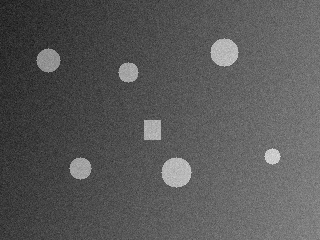
#> input picture labs/samples/01_objects_uneven_light.png, 320 x 240 px
$ python lab03_profiles.py --image samples/01_objects_uneven_light.png
#> lines starting #> are read from the running program, lines starting #| are printed output that depends on the picture
### labs/common.py
"""Общие утилиты: ввод, шум, метрики, тестовые изображения, графики."""
import argparse
import os
import time

import cv2
import matplotlib
import numpy as np

matplotlib.use("Agg")
import matplotlib.pyplot as plt  # noqa: E402


def load(path, color=False):
    """Загрузить изображение (ошибка, если файла нет или он не читается)."""
    if not os.path.isfile(path):
        raise FileNotFoundError(f"Файл не найден: {path}")
    img = cv2.imread(path, cv2.IMREAD_COLOR if color else cv2.IMREAD_GRAYSCALE)
    if img is None:
        raise ValueError(f"Не удалось прочитать: {path}")
    return img


def check(img):
    """Проверить, что вход -- непустое 2D-изображение uint8."""
    if not isinstance(img, np.ndarray) or img.ndim != 2 or img.size == 0 or img.dtype != np.uint8:
        raise ValueError("Нужно непустое 2D-изображение uint8")


def parse(doc, extra=()):
    """Аргументы: --image (иначе демо), --out; extra -- список (имя, kwargs)."""
    p = argparse.ArgumentParser(description=doc)
    p.add_argument("--image", help="путь к изображению (иначе демо-данные)")
    p.add_argument("--out", default="out", help="папка для графиков")
    for name, kw in extra:
        p.add_argument(name, **kw)
    return p.parse_args()


def ms(func, *args, repeat=3):
    """Лучшее время func(*args) в миллисекундах."""
    best = float("inf")
    for _ in range(repeat):
        t0 = time.perf_counter()
        func(*args)
        best = min(best, time.perf_counter() - t0)
    return best * 1e3


# [19 lines left out: functions psnr, iou, f1, not called in this run]


def gauss(img, sigma, seed=0):
    """Гауссов шум N(0, sigma^2) с насыщением."""
    noisy = img + np.random.default_rng(seed).normal(0, sigma, img.shape)
    return np.clip(np.rint(noisy), 0, 255).astype(np.uint8)


# [7 lines left out: function salt_pepper, not called in this run]


def windows(img, k):
    """Окна k x k вокруг каждого пикселя, форма (H, W, k, k); края -- reflect."""
    return np.lib.stride_tricks.sliding_window_view(np.pad(img, k // 2, mode="reflect"), (k, k))


# [53 lines left out: functions demo_objects, demo_lines, demo_text, demo_regions, grid, not called in this run]


def plot(curves, out, name):
    """Сохранить график кривых {подпись: массив}."""
    fig, ax = plt.subplots(figsize=(7, 3))
    for label, y in curves.items():
        ax.plot(y, label=label)
    ax.legend()
    save(fig, out, name)


def save(fig, out, name):
    """Сохранить фигуру в out/name и закрыть."""
    os.makedirs(out, exist_ok=True)
    fig.tight_layout()
    fig.savefig(os.path.join(out, name), dpi=100)
    plt.close(fig)

### labs/lab03_profiles.py
"""Лаба 3. Профили яркости: P(t) = I(p0 + t * (p1 - p0)), билинейная интерполяция."""
import cv2
import numpy as np

import common


def bilinear(g, xs, ys):
    """I(x, y) по четырём соседям с весами из дробных частей координат."""
    h, w = g.shape
    xs, ys = np.clip(xs, 0, w - 1), np.clip(ys, 0, h - 1)
    x0, y0 = np.floor(xs).astype(int), np.floor(ys).astype(int)
    x1, y1 = np.minimum(x0 + 1, w - 1), np.minimum(y0 + 1, h - 1)
    wx, wy = xs - x0, ys - y0
    g = g.astype(float)
    return (1 - wy) * ((1 - wx) * g[y0, x0] + wx * g[y0, x1]) + wy * ((1 - wx) * g[y1, x0] + wx * g[y1, x1])


def profile(g, p0, p1, width=1):
    """Профиль вдоль p0 -> p1 (точки (x, y)), усреднённый по ширине полосы."""
    common.check(g)
    (x0, y0), (x1, y1) = p0, p1
    length = np.hypot(x1 - x0, y1 - y0)
    if length == 0:
        raise ValueError("Концы отрезка совпадают")
    t = np.linspace(0, 1, int(np.ceil(length)) + 1)  # ~1 отсчёт на пиксель
    xs, ys = x0 + t * (x1 - x0), y0 + t * (y1 - y0)
    nx, ny = -(y1 - y0) / length, (x1 - x0) / length  # нормаль к линии
    offs = np.linspace(-(width - 1) / 2, (width - 1) / 2, width)
    return np.mean([bilinear(g, xs + o * nx, ys + o * ny) for o in offs], axis=0), xs, ys


def edges(p, thr):
    """Индексы перепадов: |P[i+1] - P[i]| > thr."""
    return np.flatnonzero(np.abs(np.diff(p)) > thr)


def main():
    args = common.parse(__doc__)
    g = common.load(args.image) if args.image else common.demo_objects()[0]
#> in load, img is the input picture: shape (240, 320); min 20, max 223, mean 88.4
    h, w = g.shape
#> h = 240; w = 320
    p0, p1 = (5, h // 4), (w - 6, h // 2)
#> p0 = (5, 60); p1 = (314, 120)
    p, xs, ys = profile(g, p0, p1)
#> p = 316 values, max 159.9 at index 46, min 37.6 at index 21, mean 88.2; xs = 316 values from 5 to 314; ys = 316 values from 60 to 120
    ref = cv2.remap(g.astype(np.float32), xs.astype(np.float32)[None], ys.astype(np.float32)[None],
                    cv2.INTER_LINEAR, borderMode=cv2.BORDER_REPLICATE).ravel()
#> ref = 316 values, max 159.8 at index 46, min 37.66 at index 21, mean 88.18
    print(f"max|diff| с cv2.remap: {np.abs(p - ref).max():.4f}; перепады: {edges(p, 20)}")
#| max|diff| с cv2.remap: 0.9469; перепады: [ 32  33  34  50 209]
    print(f"время: {common.ms(profile, g, p0, p1):.3f} мс")
#| время: 2.162 мс
    noisy = common.gauss(g, 15)
#> in gauss, `noisy = img + np.random.default_rng(seed).normal(0, sigma, img.shape)`:
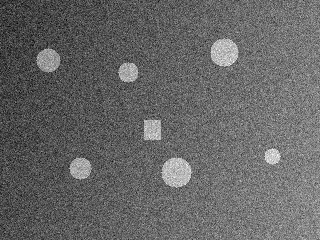
#> noisy: shape (240, 320) float64; min -28.93, max 262.5, mean 88.3; drawn with min black and max white
#> in gauss, `return np.clip(np.rint(noisy), 0, 255).astype(np.uint8)`:
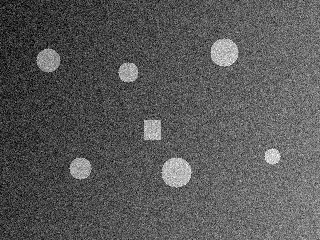
#> returned value: shape (240, 320); min 0, max 255, mean 88.4
    for w_ in (1, 9):  # усреднение по ширине снижает шум ~ в sqrt(w) раз
        rms = np.sqrt(np.mean((profile(noisy, p0, p1, w_)[0] - profile(g, p0, p1, w_)[0]) ** 2))
        print(f"шум s=15, ширина {w_}: RMS ошибки профиля {rms:.1f}")
#> this loop made 2 passes
#> rms on pass 1: 9.56
#> rms on pass 2: 3.95
#| шум s=15, ширина 1: RMS ошибки профиля 9.6
#| шум s=15, ширина 9: RMS ошибки профиля 3.9
    common.plot({"профиль": p, "шум, ширина 1": profile(noisy, p0, p1)[0],
                 "шум, ширина 9": profile(noisy, p0, p1, 9)[0]}, args.out, "lab03.png")
#> the loop in plot, `for label, y in curves.items():` made 3 passes
#> label on passes 1 to 3: 'профиль', 'шум, ширина 1', 'шум, ширина 9'
#> in save, `fig.savefig(os.path.join(out, name), dpi=100)`:
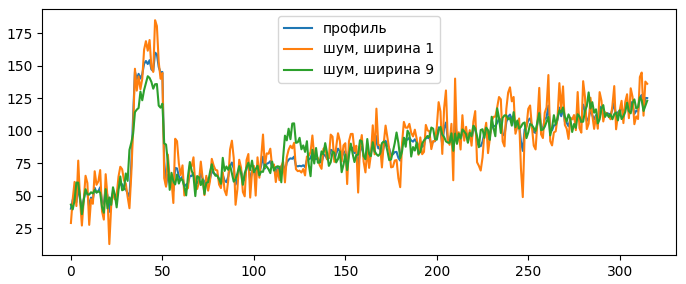
#> figure drawn by matplotlib, 1 panel; curve peaks at x = 46, y = 159.9; curve peaks at x = 46, y = 184.9; curve peaks at x = 42, y = 141.8


if __name__ == "__main__":
    main()

$ run again, on labs/samples/07_three_regions.png
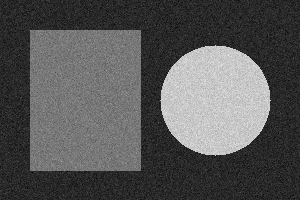
#> input picture labs/samples/07_three_regions.png, 300 x 200 px
#> in load, img is the input picture: shape (200, 300); min 0, max 236, mean 86.1
#> in main, `p, xs, ys = profile(g, p0, p1)`: p = 295 values, max 220.4 at index 236, min 22.5 at index 141, mean 128.4; xs = 295 values from 5 to 294; ys = 295 values from 50 to 100
#> ref = 295 values, max 220.8 at index 236, min 22.69 at index 141, mean 128.4
#| max|diff| с cv2.remap: 1.8733; перепады: [  0  24  25  66  69 111 137 138 162 163 236 268 269]
#| время: 1.116 мс
#> in gauss, `return np.clip(np.rint(noisy), 0, 255).astype(np.uint8)`:
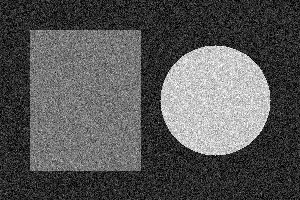
#> returned value: shape (200, 300); min 0, max 255, mean 86.5
#> the loop in main, `for w_ in (1, 9):` made 2 passes
#> rms on pass 1: 9.54
#> (printed output is left out)
#> the loop in plot, `for label, y in curves.items():` made 3 passes
#> label on passes 1 to 3: 'профиль', 'шум, ширина 1', 'шум, ширина 9'
#> in save, `fig.savefig(os.path.join(out, name), dpi=100)`:
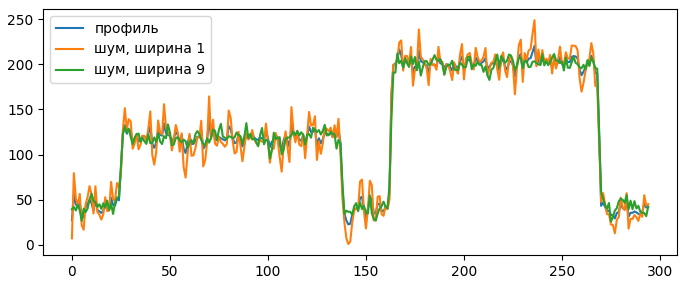
#> figure drawn by matplotlib, 1 panel; curve peaks at x = 236, y = 220.4; curve peaks at x = 236, y = 249; curve peaks at x = 166, y = 212
